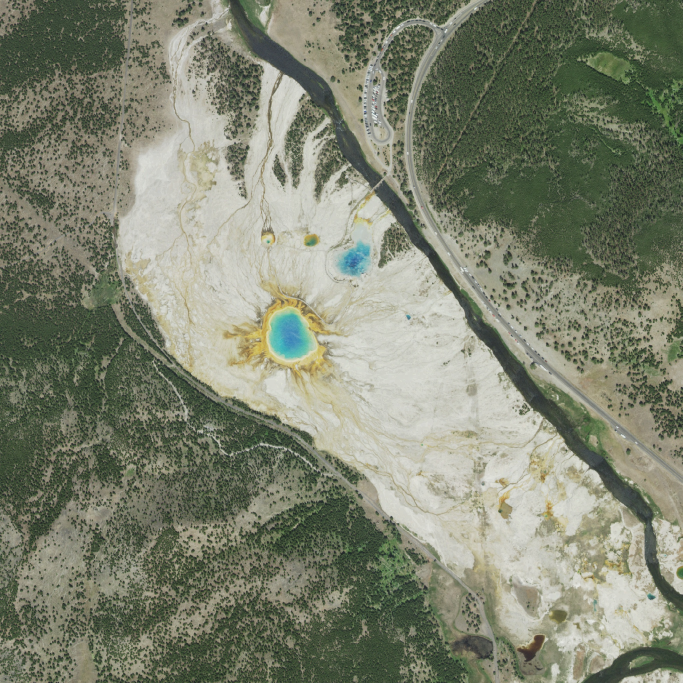
#> input picture yellowstone_midway/references/midway_orthophoto_detail.jpg, 2048 x 2048 px (shown at 1/3 size)
$ python canopy_census.py
#> lines starting #> are read from the running program, lines starting #| are printed output that depends on the picture; after the words box and inside, x2 and y2 are one past the last pixel; in counts of white or black regions, pixels touching at a corner belong together
### yellowstone_python/yellowstone_python/cli/canopy_census.py
"""Command-line interface for canopy census."""
from __future__ import annotations

from yellowstone_python.common.io import write_json_atomic
import argparse
import json
import math
from pathlib import Path
import numpy as np
from yellowstone_python.common.provenance import default_world_root
from yellowstone_python.census.canopy_census import DETAIL_HALF, DETAIL_PATH, PX_M, density_stats, detect, exclude_pool_rims, load_detail, qa_census, render_overlay, to_world

def main() -> int:
    ap = argparse.ArgumentParser()
    ap.add_argument("--detail", default=DETAIL_PATH)
    ap.add_argument("--out", default="derived/census.json")
    ap.add_argument("--overlay", default=None)
    ap.add_argument("--stats", action="store_true")
    ap.add_argument("--qa", default=None,
                    help="self-check a census JSON file and exit (no imaging)")
    args = ap.parse_args()

    if args.qa is not None:
        try:
            doc = json.loads(Path(args.qa).read_text())
        except (OSError, ValueError) as exc:
            print(f"qa-unreadable: {args.qa}: {exc}")
            return 1
        failures = qa_census(doc)
        for f in failures:
            print(f"qa-rule: {f}")
        print(f"qa: {len(doc.get('trees', []))} trees, "
              f"{len(failures)} violation(s)")
        return 1 if failures else 0

    rgb = load_detail(args.detail)
#> in load_detail, im is the input picture: PIL image 2048x2048 RGB; mean R, G, B 126.6, 131.4, 112.4
    img_h, img_w = rgb.shape[:2]
    records = to_world(detect(rgb), width=img_w, height=img_h)
    records, dropped_rim = exclude_pool_rims(records)
    doc = {"schema": "yellowstone.canopy_census.v1",
           "source": {"image": args.detail, "acquired": "2022-07-19",
                      "agency": "USDA NAIP via USGS",
                      "extent_m": [-DETAIL_HALF, -DETAIL_HALF,
                                   DETAIL_HALF, DETAIL_HALF],
                      "px_m": PX_M},
           "status": "detection unreviewed; not a placement authority",
           "n": len(records),
           "dropped_rim": dropped_rim,
           "trees": records}
    if args.stats:
        doc["density"] = density_stats(records, {
            "spring_0_50m": {"circle": (-94.7, -10.6, 50.0)},
            "apron_50_100m": {"ring": (-94.7, -10.6, 50.0, 100.0)},
            "transition_100_200m": {"ring": (-94.7, -10.6, 100.0, 200.0)},
            "outwash_200_400m": {"ring": (-94.7, -10.6, 200.0, 400.0)},
            "overlook_knoll_r120": {"circle": (-252.0, 159.0, 120.0)},
            "detail_full": {"box": (-640.0, -640.0, 640.0, 640.0)},
        })
    out = Path(args.out)
    out.parent.mkdir(parents=True, exist_ok=True)
    write_json_atomic(out, doc, indent=1)
    print(f"census: {len(records)} trees -> {out}")
    if args.overlay:
        render_overlay(rgb, [dict(r, ix=int(r["stable_id"].split("_")[1]),
                             iz=int(r["stable_id"].split("_")[2]))
                            for r in records], args.overlay)
        print(f"overlay -> {args.overlay}")
    return 0


# [2 lines that do not run on import are left out]

### yellowstone_python/yellowstone_python/common/provenance.py
"""provenance: hashes, build ids, sidecars (provenance contract)."""
from __future__ import annotations

from yellowstone_python.common.io import sha256_file, write_json_atomic

import hashlib
import json
import os
import subprocess
import tempfile
from pathlib import Path

CONTRACT_VERSION = "0.1.0"
WORLD_ID = "yellowstone_midway"
FALLBACK_CODE_REV = "yellowstone_python-0.1.0"


def _sibling_world_root() -> Path:
    """yellowstone_midway checkout beside this repository, if present."""
    return Path(__file__).resolve().parents[2].parent / WORLD_ID


def default_world_root() -> Path:
    """Return $YELLOWSTONE_WORLD when set, otherwise the sibling checkout path."""
    return Path(os.environ.get("YELLOWSTONE_WORLD") or _sibling_world_root())


def _repo_root() -> Path:
    return Path(__file__).resolve().parents[3]


# [82 lines left out: functions resolve_code_rev, sha256_json, portable_identity_payload, build_id, write_sidecar, not called in this run]

### yellowstone_python/yellowstone_python/census/canopy_census.py
"""Canopy census: detect trees from NAIP imagery and emit stable records.
CLI --qa runs a mechanical self-check."""
from __future__ import annotations

from yellowstone_python.common.io import write_json_atomic
from yellowstone_python.common.checks import positive

import json
import math
from pathlib import Path

import numpy as np

from yellowstone_python.common.provenance import default_world_root

DETAIL_PATH = str(default_world_root() / "references/midway_orthophoto_detail.jpg")
DETAIL_HALF = 640.0  # local meters covered: [-640, 640]
PX_M = 1.25 / 2.0  # 0.625 m per pixel


# [230 lines left out: functions load_detail, crown_mask, vegetation_signals, detect, load_pool_rings, _in_poly and 6 more, not called in this run]


QA_CONFIDENCE = ("high", "medium", "low")
QA_SPLITTING = ("peak", "area_topup", "lidar_watershed")
QA_CROWN_CAP_M = 6.0  # matches the cap in detect()
QA_TREE_FIELDS = ("stable_id", "x", "z", "crown_r_m", "peak_exg",
                   "confidence", "evidence_class")


# [181 lines left out: functions qa_census, calibrate_lone_trees, detect_v2, not called in this run]


LIDAR_WINDOW = {"slope": 0.06, "minimum_radius_m": 1.0, "maximum_radius_m": 3.0,
                "status": "authored", "source": "numerical search-window choice; height-only lodgepole allometry unavailable"}


# [157 lines left out: functions lidar_window_radius, detect_lidar, canopy_coverage_field, main, not called in this run]
#> in vegetation_signals, `r, g, b = rgb[:, :, 0], rgb[:, :, 1], rgb[:, :, 2]`:
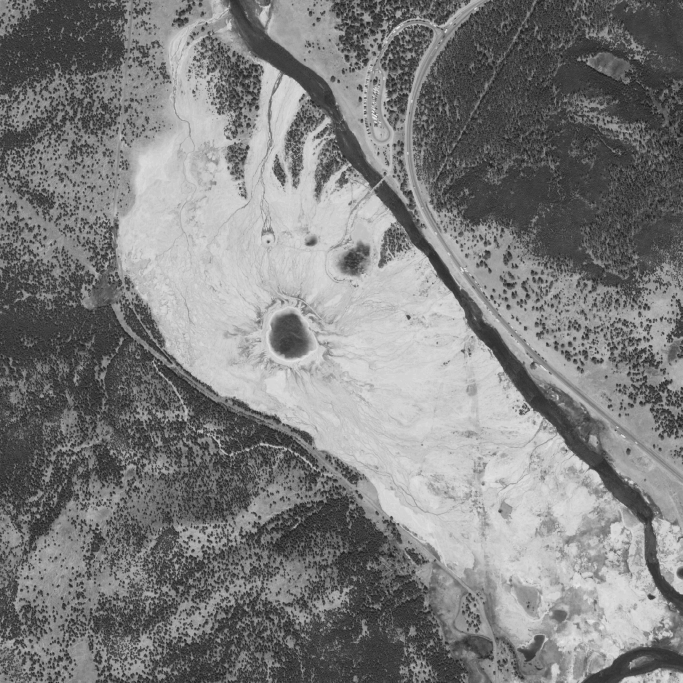
#> r: shape (2048, 2048) float64 (shown at 1/3 size); min 0.0784, max 0.973, mean 0.496
#> in vegetation_signals, `r, g, b = rgb[:, :, 0], rgb[:, :, 1], rgb[:, :, 2]`:
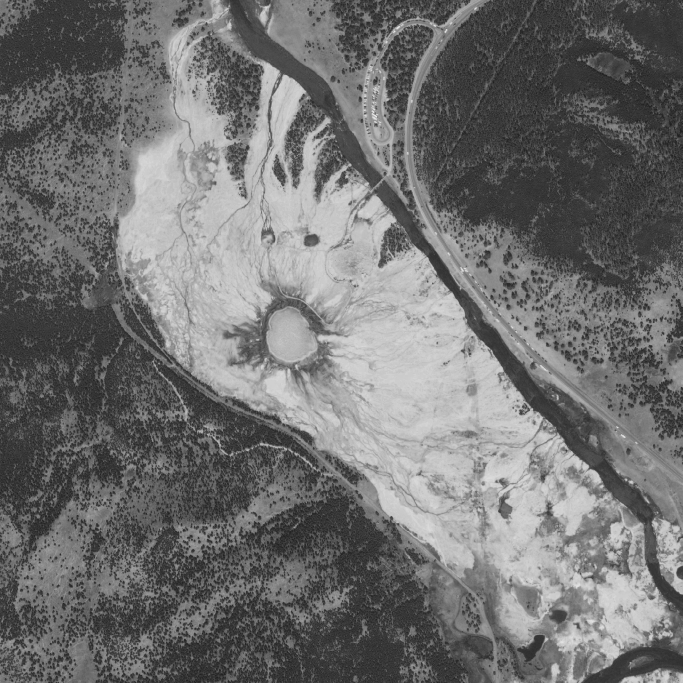
#> b: shape (2048, 2048) float64 (shown at 1/3 size); min 0.0902, max 0.965, mean 0.441
#> in vegetation_signals, `exg = 2 * g - r - b`:
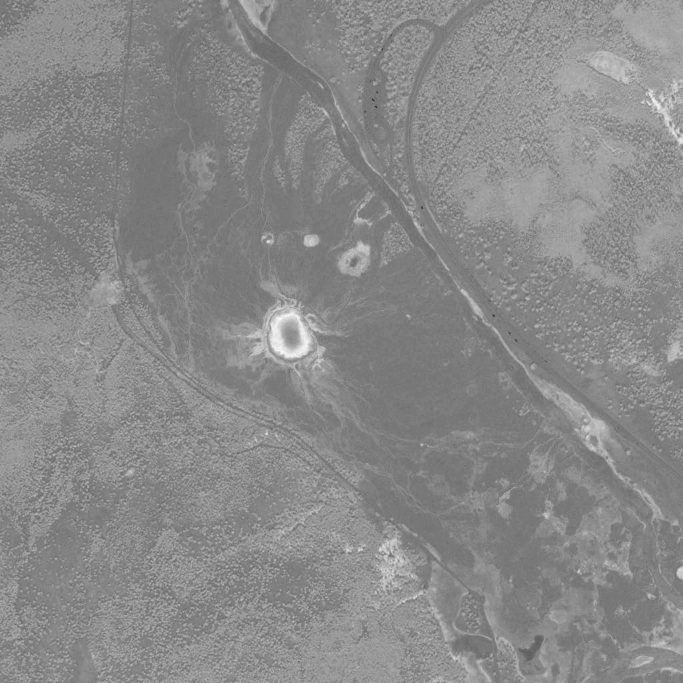
#> exg: shape (2048, 2048) float64 (shown at 1/3 size); min -0.369, max 0.486, mean 0.0933; drawn with min black and max white
#> in detect, `sig = vegetation_signals(rgb)`: sig = 3 items
#> in crown_mask, `return ( (sig["exg"] > exg_min) & (sig["light"] < crown_dark_max) & (~..`:
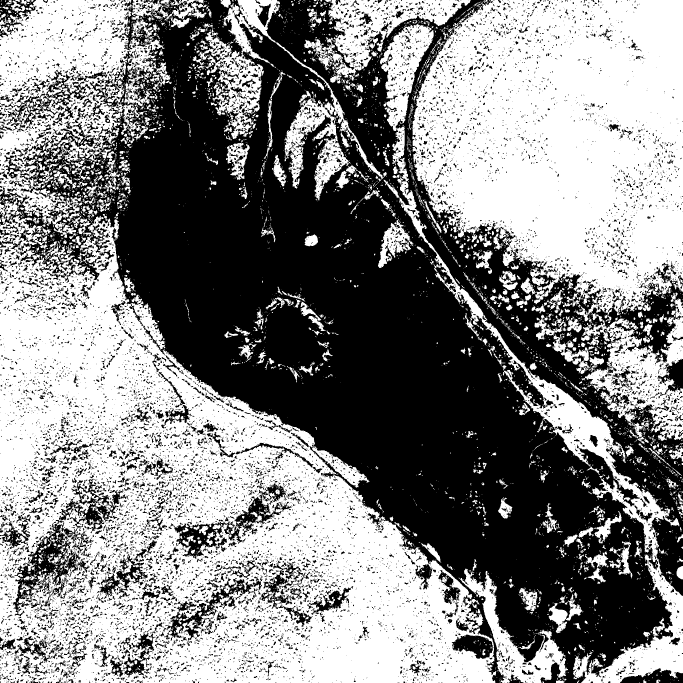
#> returned value: shape (2048, 2048) bool (shown at 1/3 size); 52.9% white; 13023 black regions (10659 under 20 px), largest, box (x1, y1, x2, y2) and area: (0, 0, 2048, 2048) 1650905, (38, 1560, 249, 1849) 17171, (496, 1729, 786, 1938) 9585
#> in detect, `labeled, ncomp = ndimage.label(crown)`:
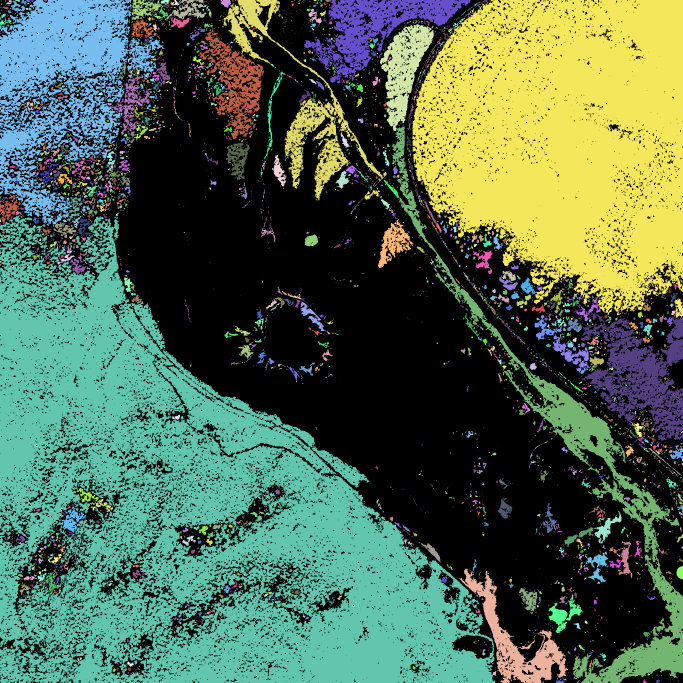
#> labeled: shape (2048, 2048) int32 (shown at 1/3 size); 9242 distinct labels, from 0 to 9241; one colour per label, 0 black
#> in detect, `labeled, ncomp = ndimage.label(crown)`: ncomp = 9241
#> in detect, `sizes = ndimage.sum(crown, labeled, range(1, ncomp + 1))`: sizes = 9241 values, max 996768 at index 3534, min 1 at index 1, mean 240.1
#> in detect, `local_max = (ndimage.maximum_filter(sig["exg"], size=2 * dist_px + 1) ..`:
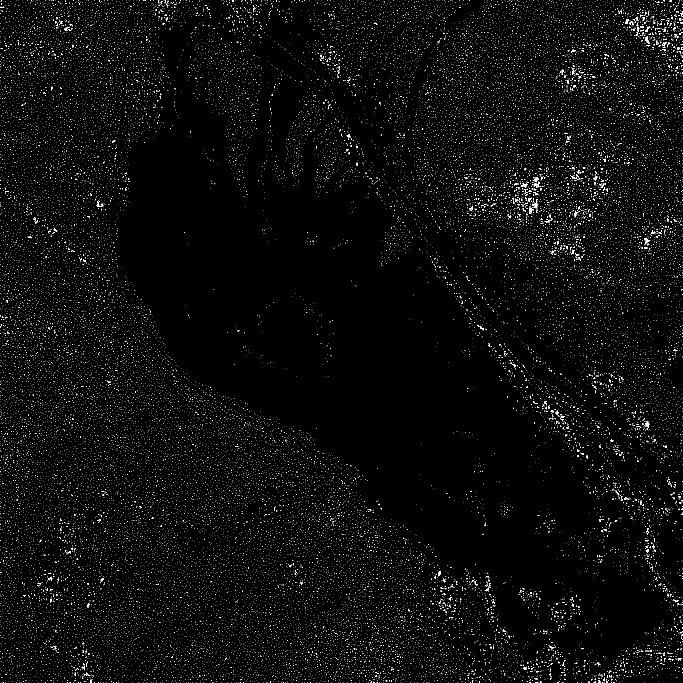
#> local_max: shape (2048, 2048) bool (shown at 1/3 size); 1.7% white in thin lines or dots
#> in detect, `plat, _ = ndimage.label(local_max)`:
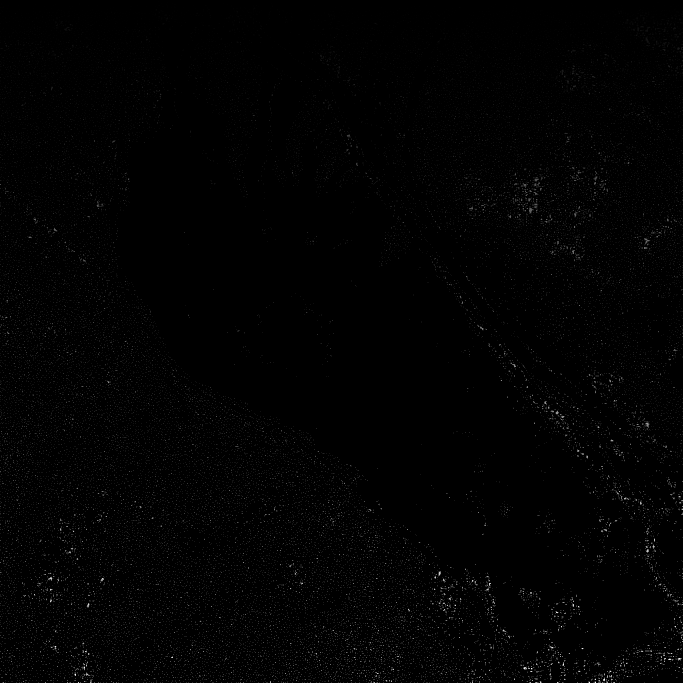
#> plat: shape (2048, 2048) int32 (shown at 1/3 size); min 0, max 35748, mean 304.2; drawn with min black and max white
#> the loop in detect, `for region in ndimage.find_objects(plat):` made 35748 passes
#> after the loop in detect, `for region in ndimage.find_objects(plat):`: peak_ix = 35748 items
#> the loop in detect, `for idx in order:` made 35748 passes
#> after the loop in detect, `for idx in order:`: records = 33787 items
#> in to_world, `out = []`: out = []
#> the loop in to_world, `for r in records:` made 33787 passes
#> after the loop in to_world, `for r in records:`: out = 33787 items


if __name__ == "__main__":
#> (the run stopped early here; a loop or call above may not have finished)

$ run again, with yellowstone_midway/references/orthophoto.jpg copied over yellowstone_midway/references/midway_orthophoto_detail.jpg
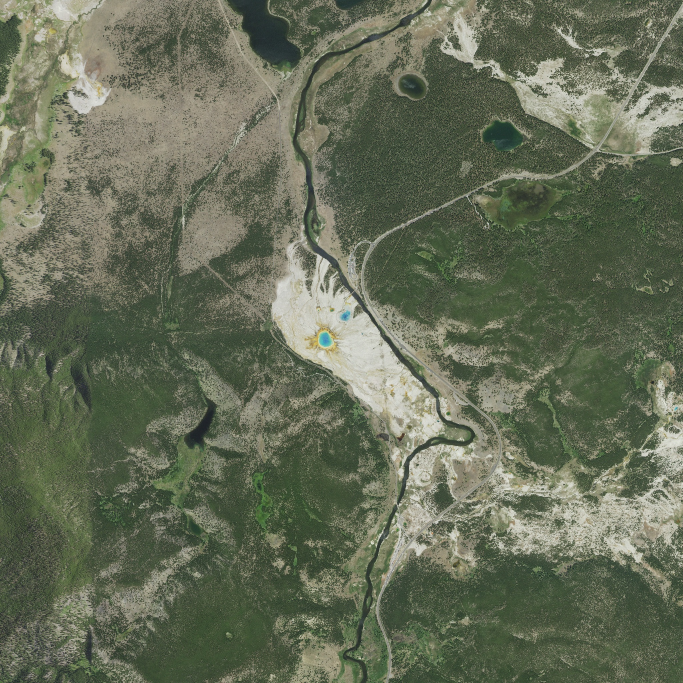
#> input picture yellowstone_midway/references/orthophoto.jpg, 2048 x 2048 px (shown at 1/3 size)
#> in load_detail, im is the input picture: PIL image 2048x2048 RGB; mean R, G, B 101.3, 108.5, 87.4
#> sig = 3 items
#> in crown_mask, `return ( (sig["exg"] > exg_min) & (sig["light"] < crown_dark_max) & (~..`:
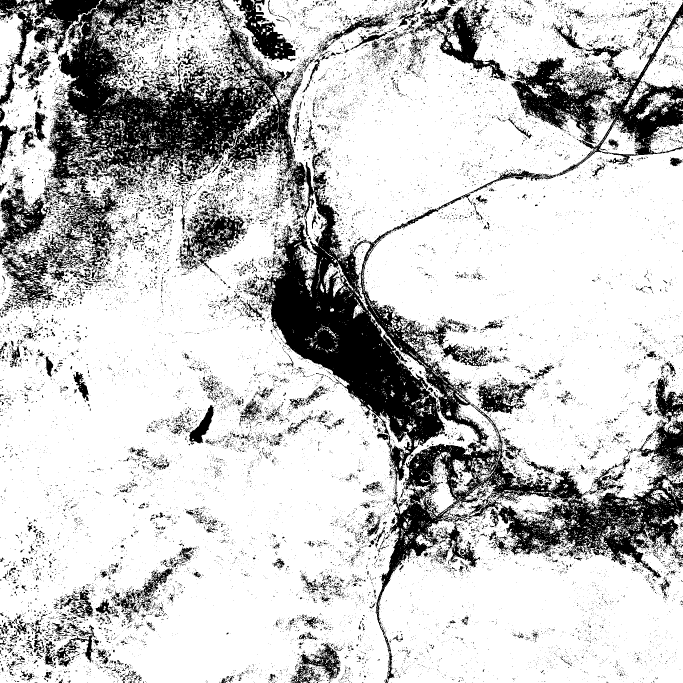
#> returned value: shape (2048, 2048) bool (shown at 1/3 size); 77.9% white; 26795 black regions (25073 under 20 px), largest, box (x1, y1, x2, y2) and area: (745, 7, 2048, 2041) 390058, (0, 0, 920, 915) 225139, (0, 0, 302, 320) 22181
#> ncomp = 20122
#> local_max: shape (2048, 2048) bool; 4.9% white in thin lines or dots
#> in detect, `plat, _ = ndimage.label(local_max)`:
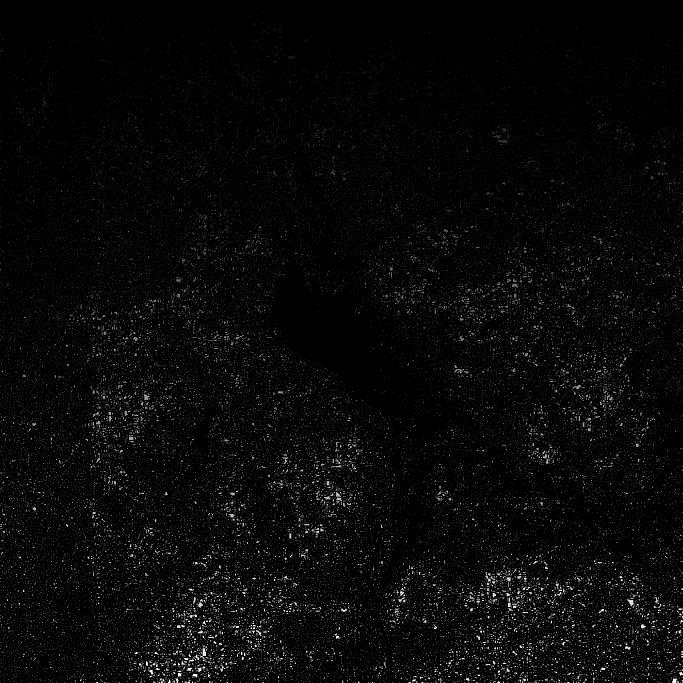
#> plat: shape (2048, 2048) int32 (shown at 1/3 size); min 0, max 54614, mean 1460; drawn with min black and max white
#> the loop in detect, `for region in ndimage.find_objects(plat):` made 54614 passes
#> after the loop in detect, `for region in ndimage.find_objects(plat):`: peak_ix = 54614 items
#> the loop in detect, `for idx in order:` made 54614 passes
#> after the loop in detect, `for idx in order:`: records = 50996 items
#> in to_world, `out = []`: out = []
#> the loop in to_world, `for r in records:` made 50996 passes
#> after the loop in to_world, `for r in records:`: out = 50996 items
